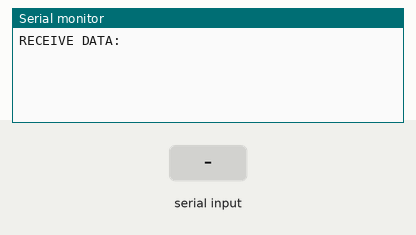
A sketch run on a simulated ESP32. Shown: the last lines printed to the serial monitor. The inputs (shaded band) are chosen by the test bench.

Above: at 1.2 s.
1.3 s: "1\n" received over Serial
At 2.0 s:
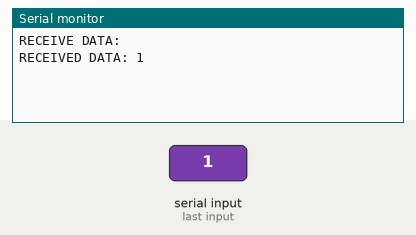
2.8 s: "0\n" received over Serial
At 3.1 s:
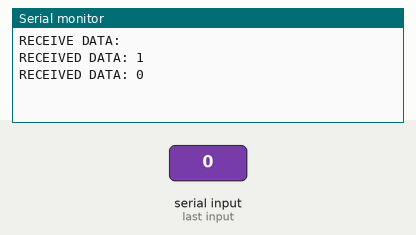
4.3 s: "2\n" received over Serial
At 5.5 s:
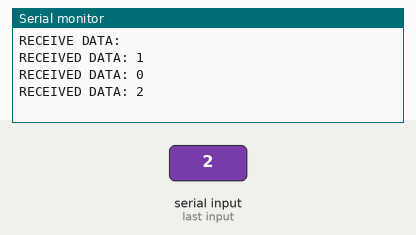

Measured:
- after the input at 1.3 s, the serial monitor: prints a new line at once (image 1)
- after the input at 2.8 s, the serial monitor: prints a new line at once (image 2)
- after the input at 4.3 s, the serial monitor: prints a new line at once (image 3)

The sketch:

TEST_ESP32_Communicatoin_UART_STM32_F401.ino
```cpp
#include <Arduino.h>

#define UART_TX_PIN 1  /* TX PIN (NOT USED FOR RECEIVING) */
#define UART_RX_PIN 3  /* RX PIN */
#define UART_NUM Serial  /* UART INTERFACE */

void init_RS232()
{
    UART_NUM.begin(115200, SERIAL_8N1, UART_RX_PIN, UART_TX_PIN);  /* INITIALIZE UART */
}

void setup()
{
    Serial.begin(115200);  /* INITIALIZE THE DEBUG SERIAL INTERFACE */
    Serial.println("RECEIVE DATA:");
    init_RS232(); /* INITIALIZE UART FOR RS232 */
}

void loop()
{
    while (UART_NUM.available() > 0)  /* CHECK FOR INCOMING DATA */
    {
        char rx_data[128] = {0};  /* BUFFER TO STORE RECEIVED DATA */
        int length = UART_NUM.readBytesUntil('\n', rx_data, sizeof(rx_data) - 1);  /* READ UNTIL NEWLINE OR BUFFER FULL */
        if (length > 0)
        {
            rx_data[length] = '\0';  /* NULL-TERMINATE THE STRING */
            Serial.printf("RECEIVED DATA: %s\n", rx_data);  /* PRINT RECEIVED DATA */
        }
    }
}
```
